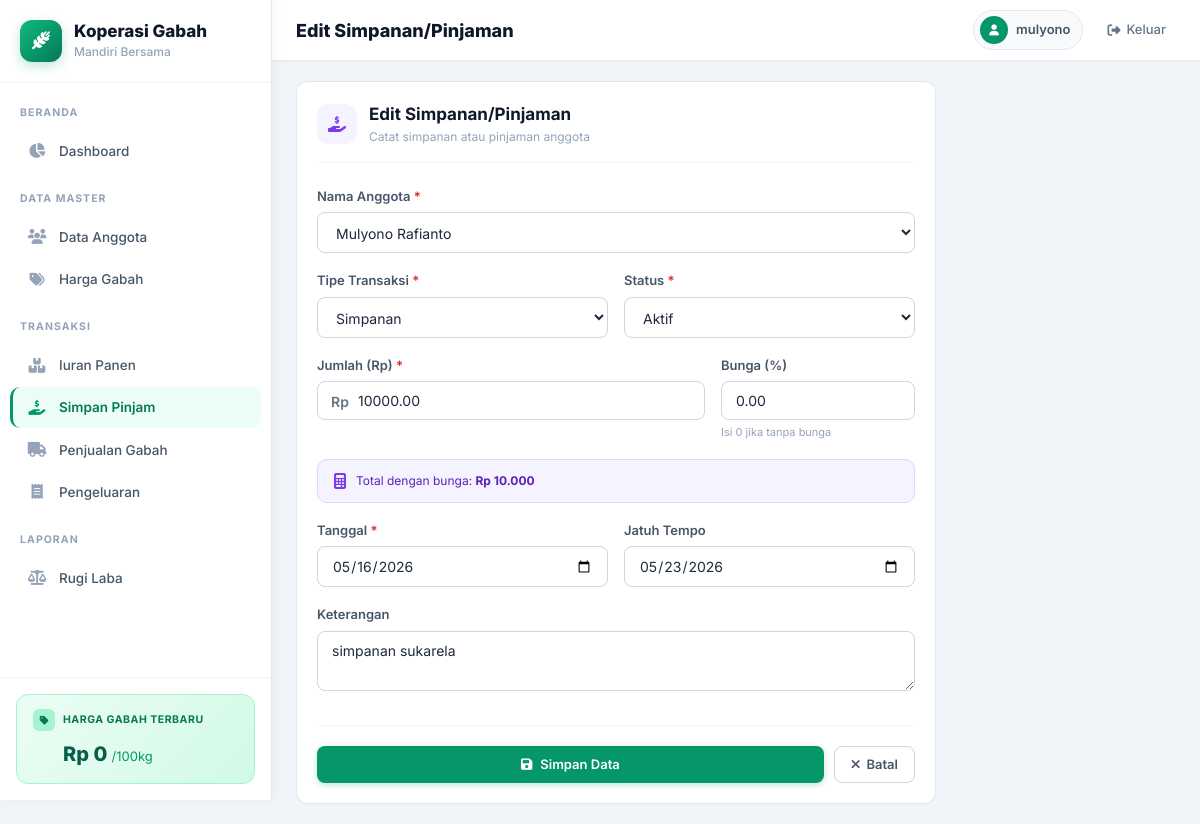
Page /simpan-pinjam/1/edit/ (signed in) on the committed database.
### app_gabah/models.py (models this page shows, shortened)
class SimpanPinjam(models.Model):
    TIPE_CHOICES = [
        ('simpanan', 'Simpanan'),
        ('pinjaman', 'Pinjaman'),
    ]
    STATUS_CHOICES = [
        ('aktif', 'Aktif'),
        ('lunas', 'Lunas'),
    ]
    anggota = models.ForeignKey(Anggota, on_delete=models.CASCADE, verbose_name='Anggota')
    tipe = models.CharField(max_length=10, choices=TIPE_CHOICES, verbose_name='Tipe')
    jumlah_rp = models.DecimalField(max_digits=15, decimal_places=2, verbose_name='Jumlah (Rp)')
    bunga_persen = models.DecimalField(
        max_digits=5, decimal_places=2, default=0, verbose_name='Bunga (%)'
    )
    tanggal = models.DateField(verbose_name='Tanggal')
    jatuh_tempo = models.DateField(null=True, blank=True, verbose_name='Jatuh Tempo')
    keterangan = models.TextField(blank=True, verbose_name='Keterangan')
    status = models.CharField(max_length=10, choices=STATUS_CHOICES, default='aktif', verbose_name='Status')
    class Meta:
        ordering = ['-tanggal']
        verbose_name = 'Simpan Pinjam'
        verbose_name_plural = 'Simpan Pinjam'

### app_gabah/views.py (the view)
# urls.py: path('simpan-pinjam/<int:pk>/edit/', views.sp_update, name='sp_update'),
@login_required
def sp_update(request, pk):
    obj = get_object_or_404(SimpanPinjam, pk=pk)
    if request.method == 'POST':
        form = SimpanPinjamForm(request.POST, instance=obj)
        if form.is_valid():
            try:
                form.save()
                messages.success(request, 'Data berhasil diperbarui!')
                return redirect('sp_list')
            except Exception as e:
                messages.error(request, f'Gagal menyimpan: {str(e)}')
        else:
            for field, errors in form.errors.items():
                for err in errors:
                    messages.error(request, f'{field}: {err}')
    else:
        form = SimpanPinjamForm(instance=obj)
    return render(request, 'app_gabah/simpanpinjam_form.html', {'form': form, 'title': 'Edit Simpanan/Pinjaman', 'obj': obj})

### app_gabah/models.py (called while the page is built)
    def __str__(self):
        return self.nama

### app_gabah/templates/app_gabah/simpanpinjam_form.html (shortened to what this page needs)
{% extends "app_gabah/base.html" %}
{% block page_title %}{{ title }}{% endblock %}
{% block content %}
<div style="max-width:640px;">
    <div class="sc">
        <div style="display:flex; align-items:center; gap:12px; margin-bottom:24px; padding-bottom:16px; border-bottom:1px solid #f1f5f9;">
            <div class="ib ib40 ib-v"><i class="fas fa-hand-holding-dollar"></i></div>
            <div>
                <h3 style="font-size:17px; font-weight:700; color:#0f172a;">{{ title }}</h3>
                <p style="font-size:12px; color:#94a3b8;">Catat simpanan atau pinjaman anggota</p>
            </div>
        </div>
        <form method="post" id="spForm">
            <div style="display:flex; flex-direction:column; gap:18px;">
                <div>
                    <label style="display:block; font-size:13px; font-weight:600; color:#475569; margin-bottom:6px;" for="id_anggota">
                        Nama Anggota <span style="color:#dc2626;">*</span>
                    </label>
                    {{ form.anggota }}
                </div>
                <div style="display:grid; grid-template-columns:1fr 1fr; gap:16px;">
                    <div>
                        <label style="display:block; font-size:13px; font-weight:600; color:#475569; margin-bottom:6px;" for="id_tipe">
                            Tipe Transaksi <span style="color:#dc2626;">*</span>
                        </label>
                        {{ form.tipe }}
                    </div>
                    <div>
                        <label style="display:block; font-size:13px; font-weight:600; color:#475569; margin-bottom:6px;" for="id_status">
                            Status <span style="color:#dc2626;">*</span>
                        </label>
                        {{ form.status }}
                    </div>
                </div>
                <div style="display:grid; grid-template-columns:2fr 1fr; gap:16px;">
                    <div>
                        <label style="display:block; font-size:13px; font-weight:600; color:#475569; margin-bottom:6px;" for="id_jumlah_rp">
                            Jumlah (Rp) <span style="color:#dc2626;">*</span>
                        </label>
                        <div style="position:relative;">
                            <span style="position:absolute; left:14px; top:50%; transform:translateY(-50%); color:#64748b; font-size:14px; font-weight:600;">Rp</span>
                            {{ form.jumlah_rp }}
                        </div>
                    </div>
                    <div>
                        <label style="display:block; font-size:13px; font-weight:600; color:#475569; margin-bottom:6px;" for="id_bunga_persen">
                            Bunga (%)
                        </label>
                        {{ form.bunga_persen }}
                        <p style="font-size:11px; color:#94a3b8; margin-top:4px;">Isi 0 jika tanpa bunga</p>
                    </div>
                </div>
                <div id="bunganInfo" style="background:#f5f3ff; border:1px solid #ddd6fe; border-radius:10px; padding:12px 16px; display:flex; align-items:center; gap:10px;">
                    <i class="fas fa-calculator" style="color:#7c3aed; font-size:16px; flex-shrink:0;"></i>
                    <div style="font-size:12px; color:#5b21b6;">
                        Total dengan bunga: <strong id="previewTotal">Rp 0</strong>
                    </div>
                </div>
                <div style="display:grid; grid-template-columns:1fr 1fr; gap:16px;">
                    <div>
                        <label style="display:block; font-size:13px; font-weight:600; color:#475569; margin-bottom:6px;" for="id_tanggal">
                            Tanggal <span style="color:#dc2626;">*</span>
                        </label>
                        {{ form.tanggal }}
                    </div>
                    <div>
                        <label style="display:block; font-size:13px; font-weight:600; color:#475569; margin-bottom:6px;" for="id_jatuh_tempo">
                            Jatuh Tempo
                        </label>
                        {{ form.jatuh_tempo }}
                    </div>
                </div>
                <div>
                    <label style="display:block; font-size:13px; font-weight:600; color:#475569; margin-bottom:6px;" for="id_keterangan">
                        Keterangan
                    </label>
                    {{ form.keterangan }}
                </div>
            </div>
            <div style="display:flex; gap:10px; margin-top:28px; padding-top:20px; border-top:1px solid #f1f5f9;">
                <button type="submit" class="bp" style="flex:1; justify-content:center;">
                    <i class="fas fa-save"></i> Simpan Data
                </button>
                <a href="{% url 'sp_list' %}" class="bs" style="justify-content:center;">
                    <i class="fas fa-times"></i> Batal
                </a>
            </div>
        </form>
    </div>
</div>
{% endblock %}

### app_gabah/templates/app_gabah/base.html (shortened to what this page needs)
{% load static %}
<!DOCTYPE html>
<html lang="id">
<head>
    <link rel="stylesheet" href="https://cdnjs.cloudflare.com/ajax/libs/font-awesome/6.5.1/css/all.min.css">
</head>
<body>
    <aside id="sidebar" class="sidebar">
        <div class="sb-logo">
            <div class="sb-logo-icon"><i class="fas fa-wheat-awn"></i></div>
            <div><h1>Koperasi Gabah</h1><p>Mandiri Bersama</p></div>
        </div>
        <nav class="sb-nav">
            {% url 'dashboard' as u1 %}
            {% url 'anggota_list' as u2 %}
            {% url 'iuran_list' as u3 %}
            {% url 'sp_list' as u4 %}
            {% url 'penjualan_list' as u5 %}
            {% url 'harga_list' as u6 %}
            {% url 'pengeluaran_list' as u7 %}
            {% url 'rugi_laba' as u8 %}
            <div class="sb-section">Beranda</div>
            <a href="{{ u1 }}" class="sb-link {% if request.path == u1 %}act{% endif %}"><i class="fas fa-chart-pie"></i>Dashboard</a>
            <div class="sb-section">Data Master</div>
            <a href="{{ u2 }}" class="sb-link {% if u2 in request.path %}act{% endif %}"><i class="fas fa-users"></i>Data Anggota</a>
            <a href="{{ u6 }}" class="sb-link {% if u6 in request.path %}act{% endif %}"><i class="fas fa-tags"></i>Harga Gabah</a>
            <div class="sb-section">Transaksi</div>
            <a href="{{ u3 }}" class="sb-link {% if u3 in request.path %}act{% endif %}"><i class="fas fa-boxes-stacked"></i>Iuran Panen</a>
            <a href="{{ u4 }}" class="sb-link {% if u4 in request.path %}act{% endif %}"><i class="fas fa-hand-holding-dollar"></i>Simpan Pinjam</a>
            <a href="{{ u5 }}" class="sb-link {% if u5 in request.path %}act{% endif %}"><i class="fas fa-truck"></i>Penjualan Gabah</a>
            <a href="{{ u7 }}" class="sb-link {% if u7 in request.path %}act{% endif %}"><i class="fas fa-receipt"></i>Pengeluaran</a>
            <div class="sb-section">Laporan</div>
            <a href="{{ u8 }}" class="sb-link {% if request.path == u8 %}act{% endif %}"><i class="fas fa-scale-balanced"></i>Rugi Laba</a>
        </nav>
        <div class="sb-widget">
            <div class="sb-widget-card">
                <div class="sw-label"><div class="sw-icon"><i class="fas fa-tag"></i></div><span>Harga Gabah Terbaru</span></div>
                <div class="sw-val">Rp {{ harga_terbaru|default:"0"|floatformat:0 }} <small>/100kg</small></div>
            </div>
        </div>
    </aside>
    <div class="main-area">
        <header class="topbar">
            <div class="topbar-left">
                <h2>{% block page_title %}Dashboard{% endblock %}</h2>
            </div>
            <div class="topbar-right">
                <div class="user-badge"><div class="av"><i class="fas fa-user"></i></div><span>{{ user.username }}</span></div>
                <a href="{% url 'logout' %}" class="logout-btn"><i class="fas fa-sign-out-alt"></i><span>Keluar</span></a>
            </div>
        </header>
        <main class="content">
            {% block content %}{% endblock %}
        </main>
    </div>
</body>
</html>

### app_gabah/templates/app_gabah/simpanpinjam_form.html (style rules this page uses)
#id_jumlah_rp { padding-left: 40px !important; }

### rows in the picture
SimpanPinjam: anggota "Mulyono Rafianto", tipe "Simpanan", status "Aktif", jumlah_rp "10000.00", bunga_persen "0.00", tanggal "05/16/2026", jatuh_tempo "05/23/2026", keterangan "simpanan sukarela"

### other values in the picture
{{ harga_terbaru|default:"0"|floatformat:0 }} "0"
{{ title }} "Edit Simpanan/Pinjaman"
{{ user.username }} "mulyono"
